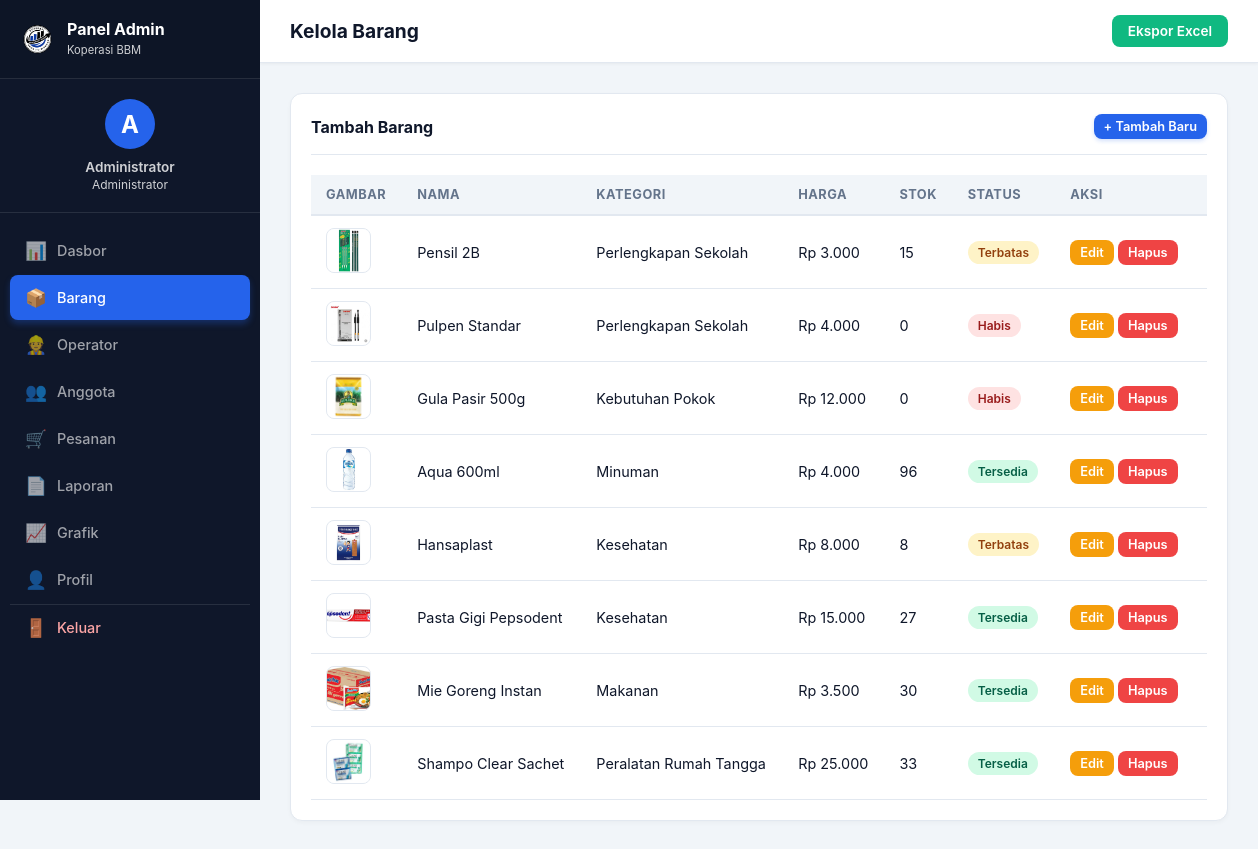
Page /koperasibbm/admin/barang.php (signed in) on the committed database.
### tables this page shows
CREATE TABLE `produk` (
  `id_produk` int NOT NULL,
  `id_kategori` int NOT NULL,
  `nama_produk` varchar(100) NOT NULL,
  `harga` decimal(10,2) NOT NULL,
  `stok` int NOT NULL DEFAULT '0',
  `gambar` varchar(255) DEFAULT 'default.jpg',
  `deskripsi` text,
  `created_at` timestamp NULL DEFAULT CURRENT_TIMESTAMP,
  `updated_at` timestamp NULL DEFAULT CURRENT_TIMESTAMP ON UPDATE CURRENT_TIMESTAMP
);

CREATE TABLE `kategori` (
  `id_kategori` int NOT NULL,
  `nama_kategori` varchar(50) NOT NULL
);

### koperasibbm/config/database.php (called while the page is built, shortened)
<?php
function base_url() {
    return "http://localhost/koperasibbm";
}
?>

### koperasibbm/admin/barang.php (the view, shortened to what this page needs)
<?php
require_once __DIR__ . '/../config/database.php';
 $produk = mysqli_query($conn, "SELECT p.*, k.nama_kategori FROM produk p JOIN kategori k ON p.id_kategori=k.id_kategori");
?>
<!DOCTYPE html>
<html lang="id">
<head><meta charset="UTF-8"><meta name="viewport" content="width=device-width, initial-scale=1.0"><title>Kelola Barang</title><link rel="stylesheet" href="<?php echo base_url(); ?>/assets/css/style.css"></head>
<body>
<div class="admin-container">
    <?php include __DIR__ . '/../includes/admin_sidebar.php'; ?>
    <div class="main-panel">
        <div class="topbar"><h2>Kelola Barang</h2><a href="?export=1" class="btn btn-success">Ekspor Excel</a></div>
        <div class="content-wrapper">
            <div class="card">
                <div class="card-header"><h3>Tambah Barang</h3><button class="btn btn-primary btn-sm" onclick="openModal('modalTambah')">+ Tambah Baru</button></div>
                <table>
                    <thead><tr><th>Gambar</th><th>Nama</th><th>Kategori</th><th>Harga</th><th>Stok</th><th>Status</th><th>Aksi</th></tr></thead>
                    <tbody>
                    <?php while($p = mysqli_fetch_assoc($produk)):
                        $st = $p['stok']==0?'<span class="badge badge-danger">Habis</span>':($p['stok']<=20?'<span class="badge badge-warning">Terbatas</span>':'<span class="badge badge-success">Tersedia</span>');
                    ?>
                        <tr>
                            <td><img src="<?php echo base_url(); ?>/uploads/produk/<?php echo $p['gambar']; ?>" class="img-preview"></td>
                            <td><?php echo htmlspecialchars($p['nama_produk']); ?></td>
                            <td><?php echo $p['nama_kategori']; ?></td>
                            <td>Rp <?php echo number_format($p['harga'],0,',','.'); ?></td>
                            <td><?php echo $p['stok']; ?></td>
                            <td><?php echo $st; ?></td>
                            <td>
                                <button class="btn btn-warning btn-sm" onclick="editBarang(<?php echo $p['id_produk']; ?>, '<?php echo htmlspecialchars($p['nama_produk']); ?>', <?php echo $p['id_kategori']; ?>, <?php echo $p['harga']; ?>, <?php echo $p['stok']; ?>, '<?php echo htmlspecialchars($p['deskripsi']??''); ?>', '<?php echo $p['gambar']; ?>')">Edit</button>
                                <a href="?delete=<?php echo $p['id_produk']; ?>" class="btn btn-danger btn-sm" onclick="return confirm('Hapus barang ini?')">Hapus</a>
                            </td>
                        </tr>
                    <?php endwhile; ?>
                    </tbody>
                </table>
            </div>
        </div>
    </div>
</div>
</body>
</html>

### koperasibbm/assets/css/style.css (style rules this page uses)
:root { --primary: #2563eb; --primary-dark: #1e3a8a; --primary-light: #3b82f6; --bg-light: #f1f5f9; --white: #ffffff; --text-dark: #0f172a; --text-gray: #64748b; --border-color: #e2e8f0; --danger: #ef4444; --warning: #f59e0b; --success: #10b981; --sidebar-bg: #0f172a; --sidebar-hover: #1e293b; }
* { margin: 0; padding: 0; box-sizing: border-box; font-family: 'Inter', 'Segoe UI', Tahoma, Geneva, Verdana, sans-serif; }
body { background-color: var(--bg-light); color: var(--text-dark); font-size: 14px; }
a { text-decoration: none; color: inherit; }
.btn { padding: 8px 16px; border-radius: 8px; font-weight: 600; cursor: pointer; border: none; transition: all 0.2s; display: inline-flex; align-items: center; justify-content: center; gap: 5px; font-size: 0.85rem; }
.btn-primary { background: var(--primary); color: white; box-shadow: 0 2px 4px rgba(37, 99, 235, 0.2); }
.btn-success { background: var(--success); color: white; }
.btn-danger { background: var(--danger); color: white; }
.btn-warning { background: var(--warning); color: white; }
.btn-sm { padding: 5px 10px; font-size: 0.8rem; }
.admin-container { display: flex; min-height: 100vh; background: var(--bg-light); }
.main-panel { margin-left: 260px; flex-grow: 1; background: var(--bg-light); min-height: 100vh; display: flex; flex-direction: column; }
.topbar { background: white; padding: 15px 30px; display: flex; justify-content: space-between; align-items: center; box-shadow: 0 1px 3px rgba(0,0,0,0.05); border-bottom: 1px solid var(--border-color); }
.topbar h2 { font-size: 1.2rem; font-weight: 700; color: var(--text-dark); }
.content-wrapper { padding: 30px; flex: 1; }
.card { background: white; border-radius: 12px; box-shadow: 0 2px 4px rgba(0,0,0,0.03); padding: 20px; margin-bottom: 20px; border: 1px solid var(--border-color); max-width: 100%; overflow-x: auto; }
.card-header { display: flex; justify-content: space-between; align-items: center; margin-bottom: 20px; padding-bottom: 15px; border-bottom: 1px solid var(--border-color); }
.card h3 { color: var(--text-dark); font-size: 1rem; font-weight: 700; }
table { width: 100%; border-collapse: collapse; }
.card > table, .card .table-responsive table { min-width: 720px; }
.card table th, .card table td { white-space: nowrap; vertical-align: middle; }
.card table td:last-child { white-space: normal; min-width: 150px; }
table th, table td { padding: 12px 15px; text-align: left; border-bottom: 1px solid var(--border-color); font-size: 0.9rem; }
table th { background: var(--bg-light); font-weight: 700; color: var(--text-gray); font-size: 0.8rem; text-transform: uppercase; letter-spacing: 0.5px; border-bottom: 2px solid var(--border-color); }
.badge { padding: 4px 10px; border-radius: 20px; font-size: 0.75rem; font-weight: 600; display: inline-block; }
.badge-success { background: #d1fae5; color: #065f46; }
.badge-warning { background: #fef3c7; color: #92400e; }
.badge-danger { background: #fee2e2; color: #991b1b; }
.img-preview { width: 45px; height: 45px; object-fit: cover; border-radius: 8px; border: 1px solid var(--border-color); background: var(--bg-light); }

### rows in the picture
produk: gambar (picture), nama_produk "Pensil 2B", id_kategori.nama_kategori "Perlengkapan Sekolah", harga "3.000", stok "15", shows "Terbatas"
produk: gambar (picture), nama_produk "Pulpen Standar", id_kategori.nama_kategori "Perlengkapan Sekolah", harga "4.000", stok "0", shows "Habis"
produk: gambar (picture), nama_produk "Gula Pasir 500g", id_kategori.nama_kategori "Kebutuhan Pokok", harga "12.000", stok "0", shows "Habis"
produk: gambar (picture), nama_produk "Aqua 600ml", id_kategori.nama_kategori "Minuman", harga "4.000", stok "96", shows "Tersedia"
produk: gambar (picture), nama_produk "Hansaplast", id_kategori.nama_kategori "Kesehatan", harga "8.000", stok "8", shows "Terbatas"
produk: gambar (picture), nama_produk "Pasta Gigi Pepsodent", id_kategori.nama_kategori "Kesehatan", harga "15.000", stok "27", shows "Tersedia"
produk: gambar (picture), nama_produk "Mie Goreng Instan", id_kategori.nama_kategori "Makanan", harga "3.500", stok "30", shows "Tersedia"
produk: gambar (picture), nama_produk "Shampo Clear Sachet", id_kategori.nama_kategori "Peralatan Rumah Tangga", harga "25.000", stok "33", shows "Tersedia"

### other values in the picture
$_SESSION['nama_lengkap'] "Administrator"
